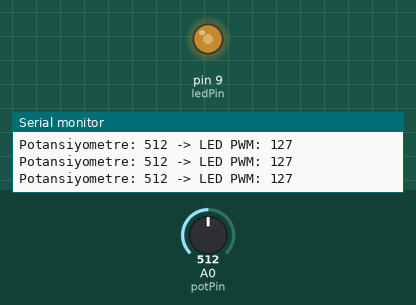
Simulated run of this sketch. Board: Arduino Uno, built with avr-gcc and run on an emulated ATmega328P. On the bench: output pins drawn as LEDs (lit = HIGH), the last lines printed to the serial monitor. The inputs (shaded band) are chosen by the test bench; at power-on: A0 (potPin) = 512.

Above: at 1.2 s.
1.3 s: A0 (potPin) set to 414
At 1.8 s:
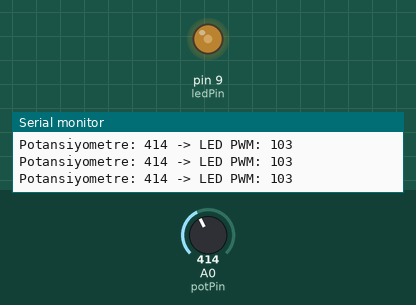
4.3 s: A0 (potPin) set to 389
At 5.4 s:
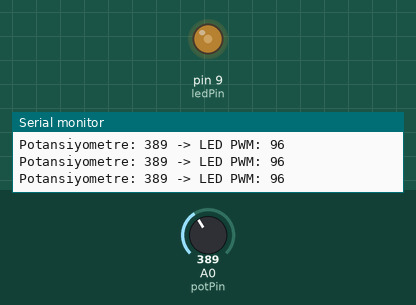
7.3 s: A0 (potPin) set to 716
At 8.5 s:
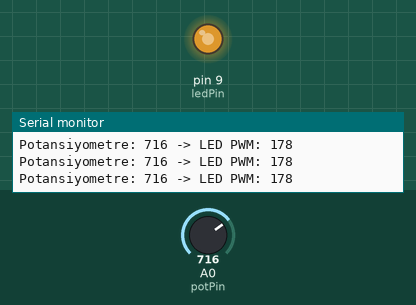
8.8 s: A0 (potPin) set to 900
At 9.9 s:
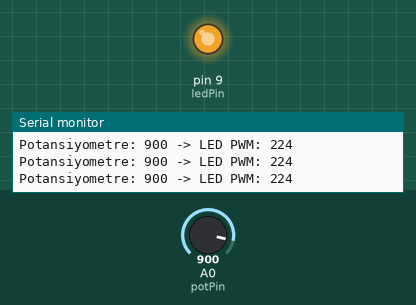
10.3 s: A0 (potPin) set to 122
At 11.0 s:
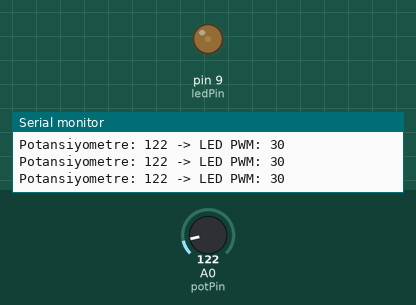
11.8 s: A0 (potPin) set to 106
At 13.0 s:
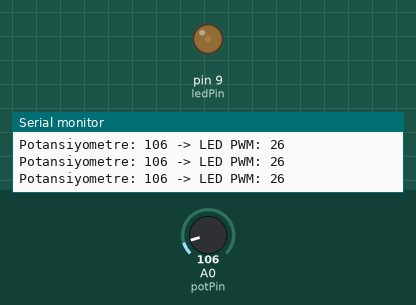
13.3 s: A0 (potPin) set to 90
Timing chart, 0 to 16.3 s (numbered marks = the images above; inputs shaded):
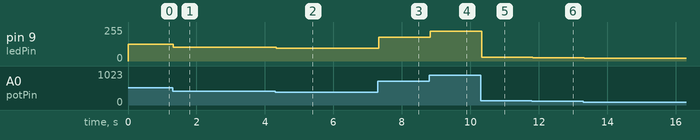

Measured:
- after the input at 1.3 s, pin 9 (ledPin): 127/255 → 103/255 at once
- after the input at 4.3 s, pin 9 (ledPin): 103/255 → 96/255 at once
- after the input at 7.3 s, pin 9 (ledPin): 96/255 → 178/255 at once
- after the input at 8.8 s, pin 9 (ledPin): 178/255 → 224/255 at once
- after the input at 10.3 s, pin 9 (ledPin): 224/255 → 30/255 at once
- after the input at 11.8 s, pin 9 (ledPin): 30/255 → 26/255 at once
- after the input at 13.3 s, pin 9 (ledPin): 26/255 → 22/255 at once

The sketch:

potansiyometre_ile_led_parlakl_k_kontrol_1.ino
```cpp
// Pin tanımlamaları
const int potPin = A0;   // Potansiyometre analog pini
const int ledPin = 9;    // LED PWM pini

int potValue = 0;        // Potansiyometreden okunacak değer
int ledValue = 0;        // LED için PWM değeri

void setup() {
  pinMode(ledPin, OUTPUT); // LED çıkış olarak ayarlanıyor
  Serial.begin(9600);      // Potansiyometre değerini gözlemlemek için
}

void loop() {
  // Potansiyometreden analog değeri oku (0-1023)
  potValue = analogRead(potPin);

  // Analog değeri PWM aralığına dönüştür (0-255)
  ledValue = map(potValue, 0, 1023, 0, 255);

  // LED parlaklığını ayarla
  analogWrite(ledPin, ledValue);

  // Seri monitörde değerleri görüntüle (isteğe bağlı)
  Serial.print("Potansiyometre: ");
  Serial.print(potValue);
  Serial.print(" -> LED PWM: ");
  Serial.println(ledValue);

  delay(10); // Küçük bir gecikme
}
```
